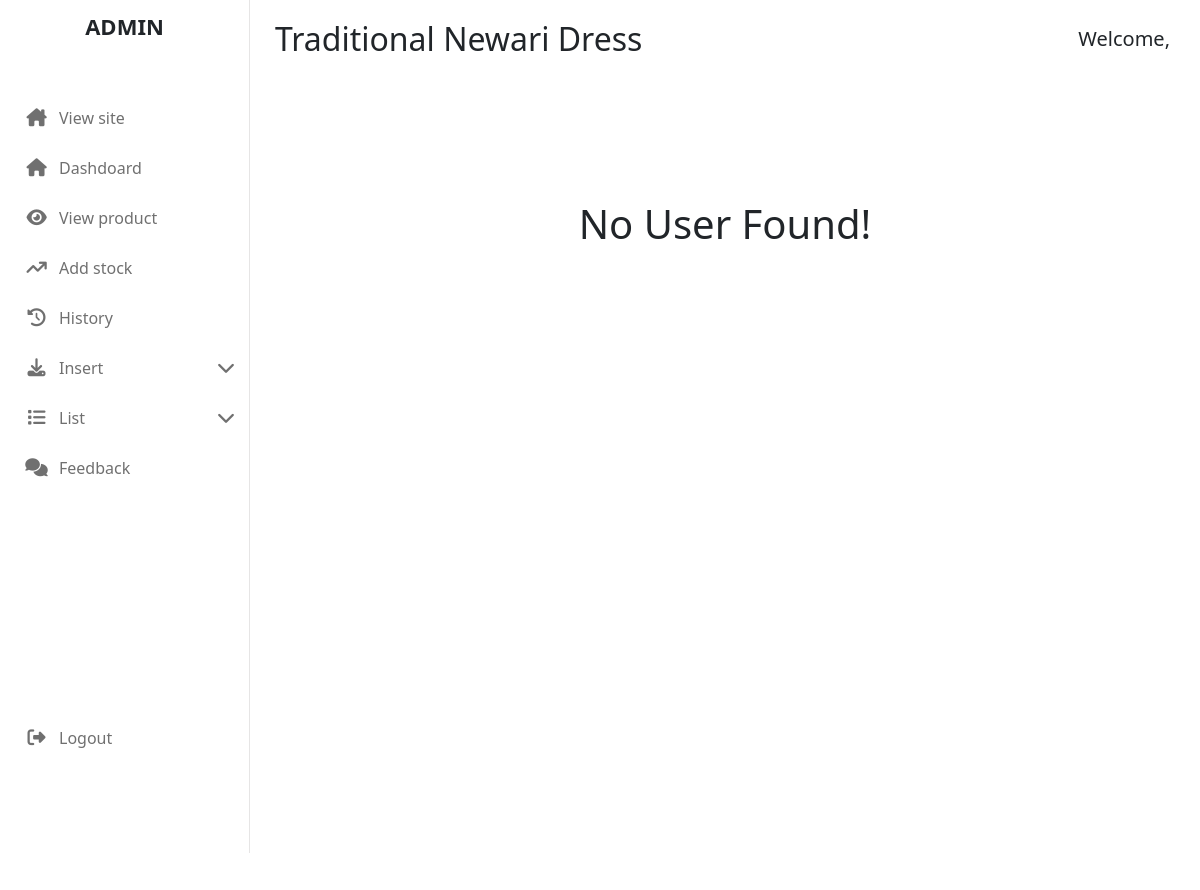
The app's page /admin_area/index.php?list_user (signed in), older data.
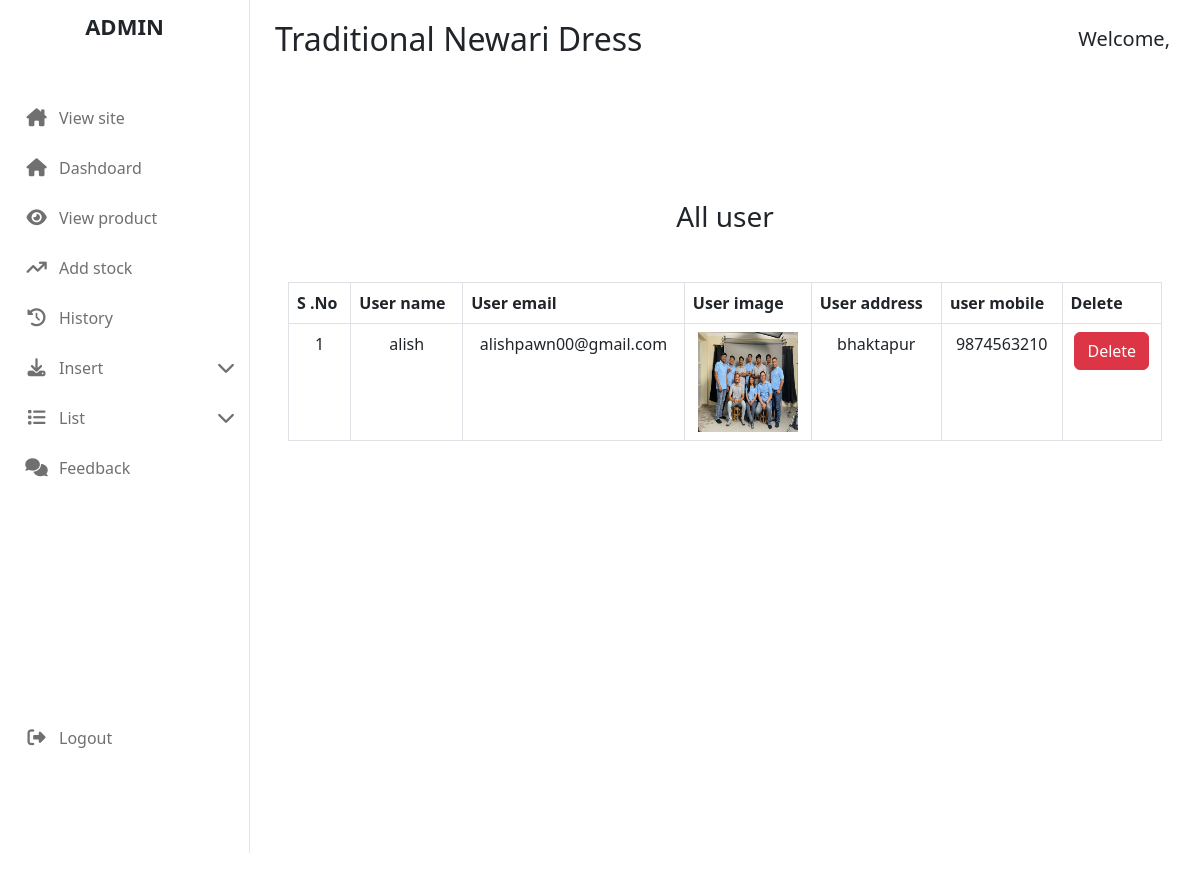
The same page, newer data.
### tables this page shows
CREATE TABLE `user_table` (
  `user_id` int(11) NOT NULL,
  `user_name` varchar(200) NOT NULL,
  `user_lname` varchar(255) NOT NULL,
  `user_email` varchar(100) NOT NULL,
  `user_password` varchar(255) NOT NULL,
  `user_image` varchar(255) NOT NULL,
  `user_address` varchar(255) NOT NULL,
  `user_mobile` varchar(20) NOT NULL,
  `verification_code` int(11) NOT NULL,
  `email_verified` tinyint(1) NOT NULL DEFAULT 0
);

### admin_area/list_user.php (the view)
<section class="section-gaps list-order">
    <div class="container">
        <?php
        $get_user = "SELECT * FROM `user_table`";
        $result = mysqli_query($conn, $get_user);
        $row = mysqli_num_rows($result);
        if ($row == 0) {
            echo "<h1 class='heading text-center'>No User Found!</h1>";
        } else {
            echo "
        <h3 class='text-center heading'>All user</h3>
            <table class='table table-bordered mt-5'>
                    <thead>
                        <tr>
                            <th>S .No</th>
                            <th>User name</th>
                            <th>User email</th>
                            <th>User image</th>
                            <th>User address</th>
                            <th>user mobile</th>
                            <th>Delete</th>
                        </tr>
                    </thead>
                    <tbody>";
            $number = 0;
            while ($row = mysqli_fetch_assoc($result)) {
                $user_id = $row['user_id'];
                $user_name = $row['user_name'];
                $user_email = $row['user_email'];
                $user_image = $row['user_image'];
                $user_address = $row['user_address'];
                $user_mobile = $row['user_mobile'];
                $number++;
                echo "
                <tr class='text-center'>
                    <td data-label='S. No'>$number</td>
                    <td data-label='User name'>$user_name</td>
                    <td data-label='User email'>$user_email</td>
                    <td data-label='User image'><img src='../user_area/user_image/$user_image' height='100' width='100' alt='$user_name'/></td>
                    <td data-label='User address'>$user_address</td>
                    <td data-label='User mobile'>$user_mobile</td>
                    <td data-label='Delete'>
                        <a href='index.php?user_id=$user_id' class='btn btn-danger' onclick=\"return confirm('Are you sure you want to delete this user?')\">Delete</a>
                    </td>
                </tr>
                ";
            }
            echo "</tbody></table>";
        }
        ?>
    </div>
</section>

Row changes from the older to the newer data that the page shows:
added user_table: user_name "alish", user_email "alishpawn00@gmail.com", user_image (picture), user_address "bhaktapur", user_mobile "9874563210"
Text that changed along with them:
text no longer shown: "No User Found!"
text now shown: "All user S .No User name User email User image User address user mobile Delete"
